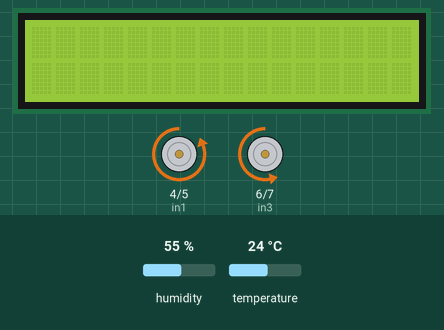
Simulated run of this sketch. Board: Arduino Uno, built with avr-gcc and run on an emulated ATmega328P. On the bench: 16×2 character LCD, motor-driver pin pairs drawn as motors (green arrow = first pin HIGH = forward, orange = second pin HIGH = backward, longer = more drive, scaled by the enable pin). The inputs (shaded band) are chosen by the test bench; at power-on: humidity 55 %, temperature 24 °C. What the sketch prints to the serial monitor is not drawn.

Above: at 1.3 s.
1.4 s: humidity set to 22 %
At 13.1 s:
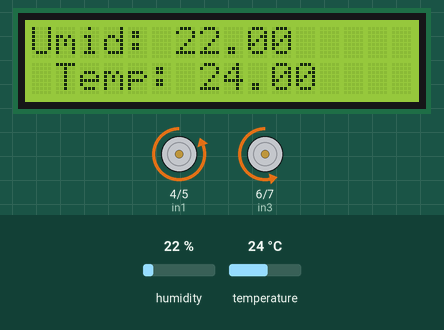
19.4 s: temperature set to 12 °C
At 28.6 s:
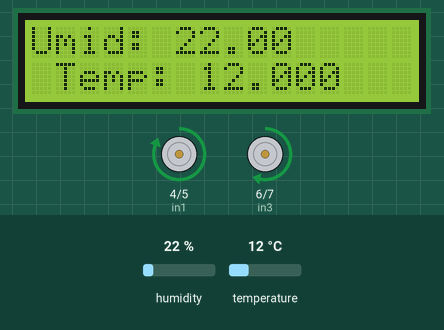
37.4 s: temperature set to 19 °C
At 55.0 s:
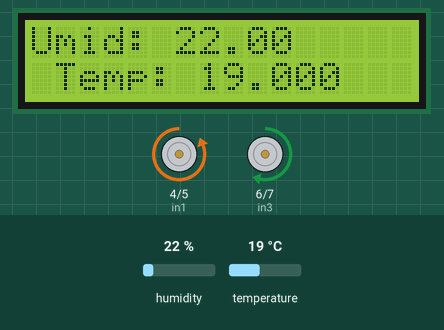
55.4 s: temperature set to 28 °C
At 70.5 s:
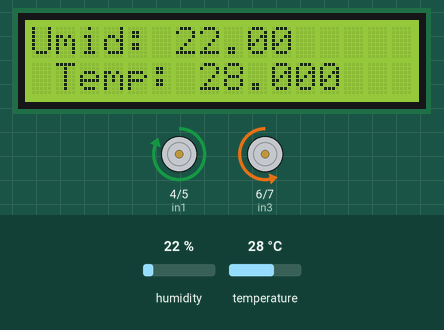
Timing chart, 0 to 73.9 s (numbered marks = the images above; inputs shaded):
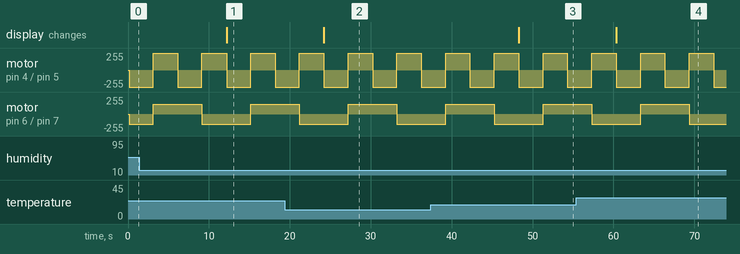

The sketch:

carro_meteorologico.ino
```cpp
#include <dht.h>

#include <LiquidCrystal_I2C.h>
#define    dht_pin    2

#define in1 4
#define in2 5
#define in3 6
#define in4 7
#define ENA 8
#define ENB 9

LiquidCrystal_I2C lcd(0x27,20,4);

dht   my_dht;
float    temperatura;
float    umidade;
double timer = 0;

void setup()
{
   pinMode(in1, OUTPUT);
   pinMode(in2, OUTPUT);
   pinMode(in3, OUTPUT);
   pinMode(in4, OUTPUT);
   pinMode(ENA, OUTPUT);
   pinMode(ENB, OUTPUT);
   Serial.begin(9600);
   lcd.init();
   lcd.backlight();
   lcd.begin(16,2);

}

void frente(){
 digitalWrite(in1, LOW);
 digitalWrite(in2, HIGH);
 digitalWrite(in3, LOW);
 digitalWrite(in4, HIGH);
}

void re(){
 digitalWrite(in1, HIGH);
 digitalWrite(in2, LOW);
 digitalWrite(in3, HIGH);
 digitalWrite(in4, LOW);
}

void esquerda(){
  digitalWrite(in1, HIGH);
  digitalWrite(in2, LOW);
  digitalWrite(in3, LOW);
  digitalWrite(in4, HIGH);
}

void direita(){
  digitalWrite(in1, LOW);
  digitalWrite(in2, HIGH);
  digitalWrite(in3, HIGH);
  digitalWrite(in4, LOW);
}

void loop()
{
  if(millis() - timer >= 2000){

   my_dht.read11(dht_pin);

   temperatura = my_dht.temperature;
   umidade     = my_dht.humidity;

   Serial.print(temperatura);
   Serial.print(" ");
   Serial.println(umidade);

   lcd.print("Umid: ");
   lcd.print(umidade);
   lcd.setCursor(1,12);

   lcd.print("Temp: ");
   lcd.print(temperatura);
   lcd.setCursor(2,12);

   timer = millis();

  }
 analogWrite(ENA, 150);
 analogWrite(ENB, 150);

   frente();
   delay(3000);
   re();
   delay(3000);
   direita();
   delay(3000);
   esquerda();
   delay(3000);
}
```

Measured:
- after the input at 1.4 s, the display: changes after 10.8 s (image 1)
- after the input at 19.4 s, the display: changes after 4.8 s (image 2)
- after the input at 37.4 s, the display: changes after 10.9 s (image 3)
- after the input at 55.4 s, the display: changes after 5.0 s (image 4)
- by itself, motor on pin 4 (in1) / pin 5 (in2): alternates forward 255/255 for 3.0 s and backward 255/255 for 3.0 s
